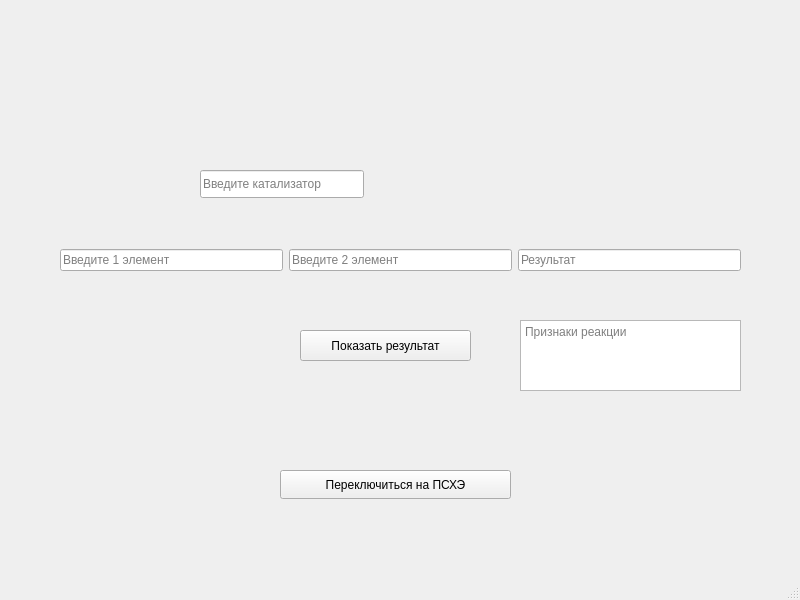
<?xml version="1.0" encoding="UTF-8"?>
<ui version="4.0">
 <class>MainWindow</class>
 <widget class="QMainWindow" name="MainWindow">
  <property name="geometry">
   <rect>
    <x>0</x>
    <y>0</y>
    <width>800</width>
    <height>600</height>
   </rect>
  </property>
  <property name="minimumSize">
   <size>
    <width>800</width>
    <height>600</height>
   </size>
  </property>
  <property name="maximumSize">
   <size>
    <width>800</width>
    <height>600</height>
   </size>
  </property>
  <property name="windowTitle">
   <string>MainWindow</string>
  </property>
  <widget class="QWidget" name="centralwidget">
   <widget class="QStackedWidget" name="stackedWidget">
    <property name="geometry">
     <rect>
      <x>10</x>
      <y>0</y>
      <width>821</width>
      <height>621</height>
     </rect>
    </property>
    <property name="currentIndex">
     <number>0</number>
    </property>
    <widget class="QWidget" name="page">
     <widget class="QTextEdit" name="textEdit">
      <property name="geometry">
       <rect>
        <x>510</x>
        <y>320</y>
        <width>221</width>
        <height>71</height>
       </rect>
      </property>
      <property name="readOnly">
       <bool>true</bool>
      </property>
      <property name="placeholderText">
       <string>Признаки реакции</string>
      </property>
     </widget>
     <widget class="QPushButton" name="pushButton">
      <property name="geometry">
       <rect>
        <x>290</x>
        <y>330</y>
        <width>171</width>
        <height>31</height>
       </rect>
      </property>
      <property name="text">
       <string>Показать результат</string>
      </property>
     </widget>
     <widget class="QLineEdit" name="lineEdit">
      <property name="geometry">
       <rect>
        <x>190</x>
        <y>170</y>
        <width>164</width>
        <height>28</height>
       </rect>
      </property>
      <property name="placeholderText">
       <string>Введите катализатор</string>
      </property>
     </widget>
     <widget class="QPushButton" name="pushButton_3">
      <property name="geometry">
       <rect>
        <x>270</x>
        <y>470</y>
        <width>231</width>
        <height>29</height>
       </rect>
      </property>
      <property name="text">
       <string>Переключиться на ПСХЭ</string>
      </property>
     </widget>
     <widget class="QWidget" name="layoutWidget">
      <property name="geometry">
       <rect>
        <x>50</x>
        <y>200</y>
        <width>681</width>
        <height>121</height>
       </rect>
      </property>
      <layout class="QHBoxLayout" name="horizontalLayout">
       <item>
        <widget class="QLineEdit" name="lineEdit_3">
         <property name="text">
          <string/>
         </property>
         <property name="placeholderText">
          <string>Введите 1 элемент</string>
         </property>
        </widget>
       </item>
       <item>
        <widget class="QLineEdit" name="lineEdit_2">
         <property name="text">
          <string/>
         </property>
         <property name="placeholderText">
          <string>Введите 2 элемент</string>
         </property>
        </widget>
       </item>
       <item>
        <widget class="QLineEdit" name="lineEdit_4">
         <property name="text">
          <string/>
         </property>
         <property name="readOnly">
          <bool>true</bool>
         </property>
         <property name="placeholderText">
          <string>Результат</string>
         </property>
        </widget>
       </item>
      </layout>
     </widget>
    </widget>
    <widget class="QWidget" name="page_2">
     <widget class="QPushButton" name="pushButton_4">
      <property name="geometry">
       <rect>
        <x>630</x>
        <y>450</y>
        <width>161</width>
        <height>61</height>
       </rect>
      </property>
      <property name="text">
       <string>Вернуться назад</string>
      </property>
     </widget>
     <widget class="QLabel" name="label">
      <property name="geometry">
       <rect>
        <x>0</x>
        <y>0</y>
        <width>611</width>
        <height>591</height>
       </rect>
      </property>
      <property name="text">
       <string/>
      </property>
     </widget>
    </widget>
   </widget>
  </widget>
  <widget class="QMenuBar" name="menubar">
   <property name="geometry">
    <rect>
     <x>0</x>
     <y>0</y>
     <width>800</width>
     <height>25</height>
    </rect>
   </property>
  </widget>
  <widget class="QStatusBar" name="statusbar"/>
 </widget>
 <resources/>
 <connections/>
</ui>
